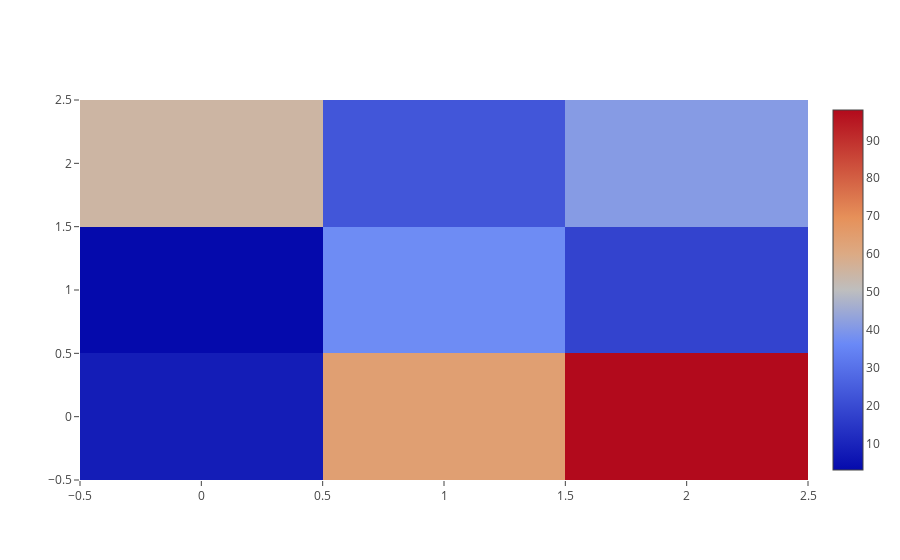

Notebook cell for this chart:
### Code cell
data = [trace]

offline.iplot(data)

### Figure 1 — Plotly figure (JSON) as saved in the notebook; plotly's stock layout.template omitted (floating-point values rounded to 4 significant figures)
{"data": [{"type": "heatmap", "uid": "10521269-c327-4b78-bb66-1e338702f7ae", "z": [[8, 64, 98], [3, 37, 18], [55, 23, 41]]}], "layout": {}}
